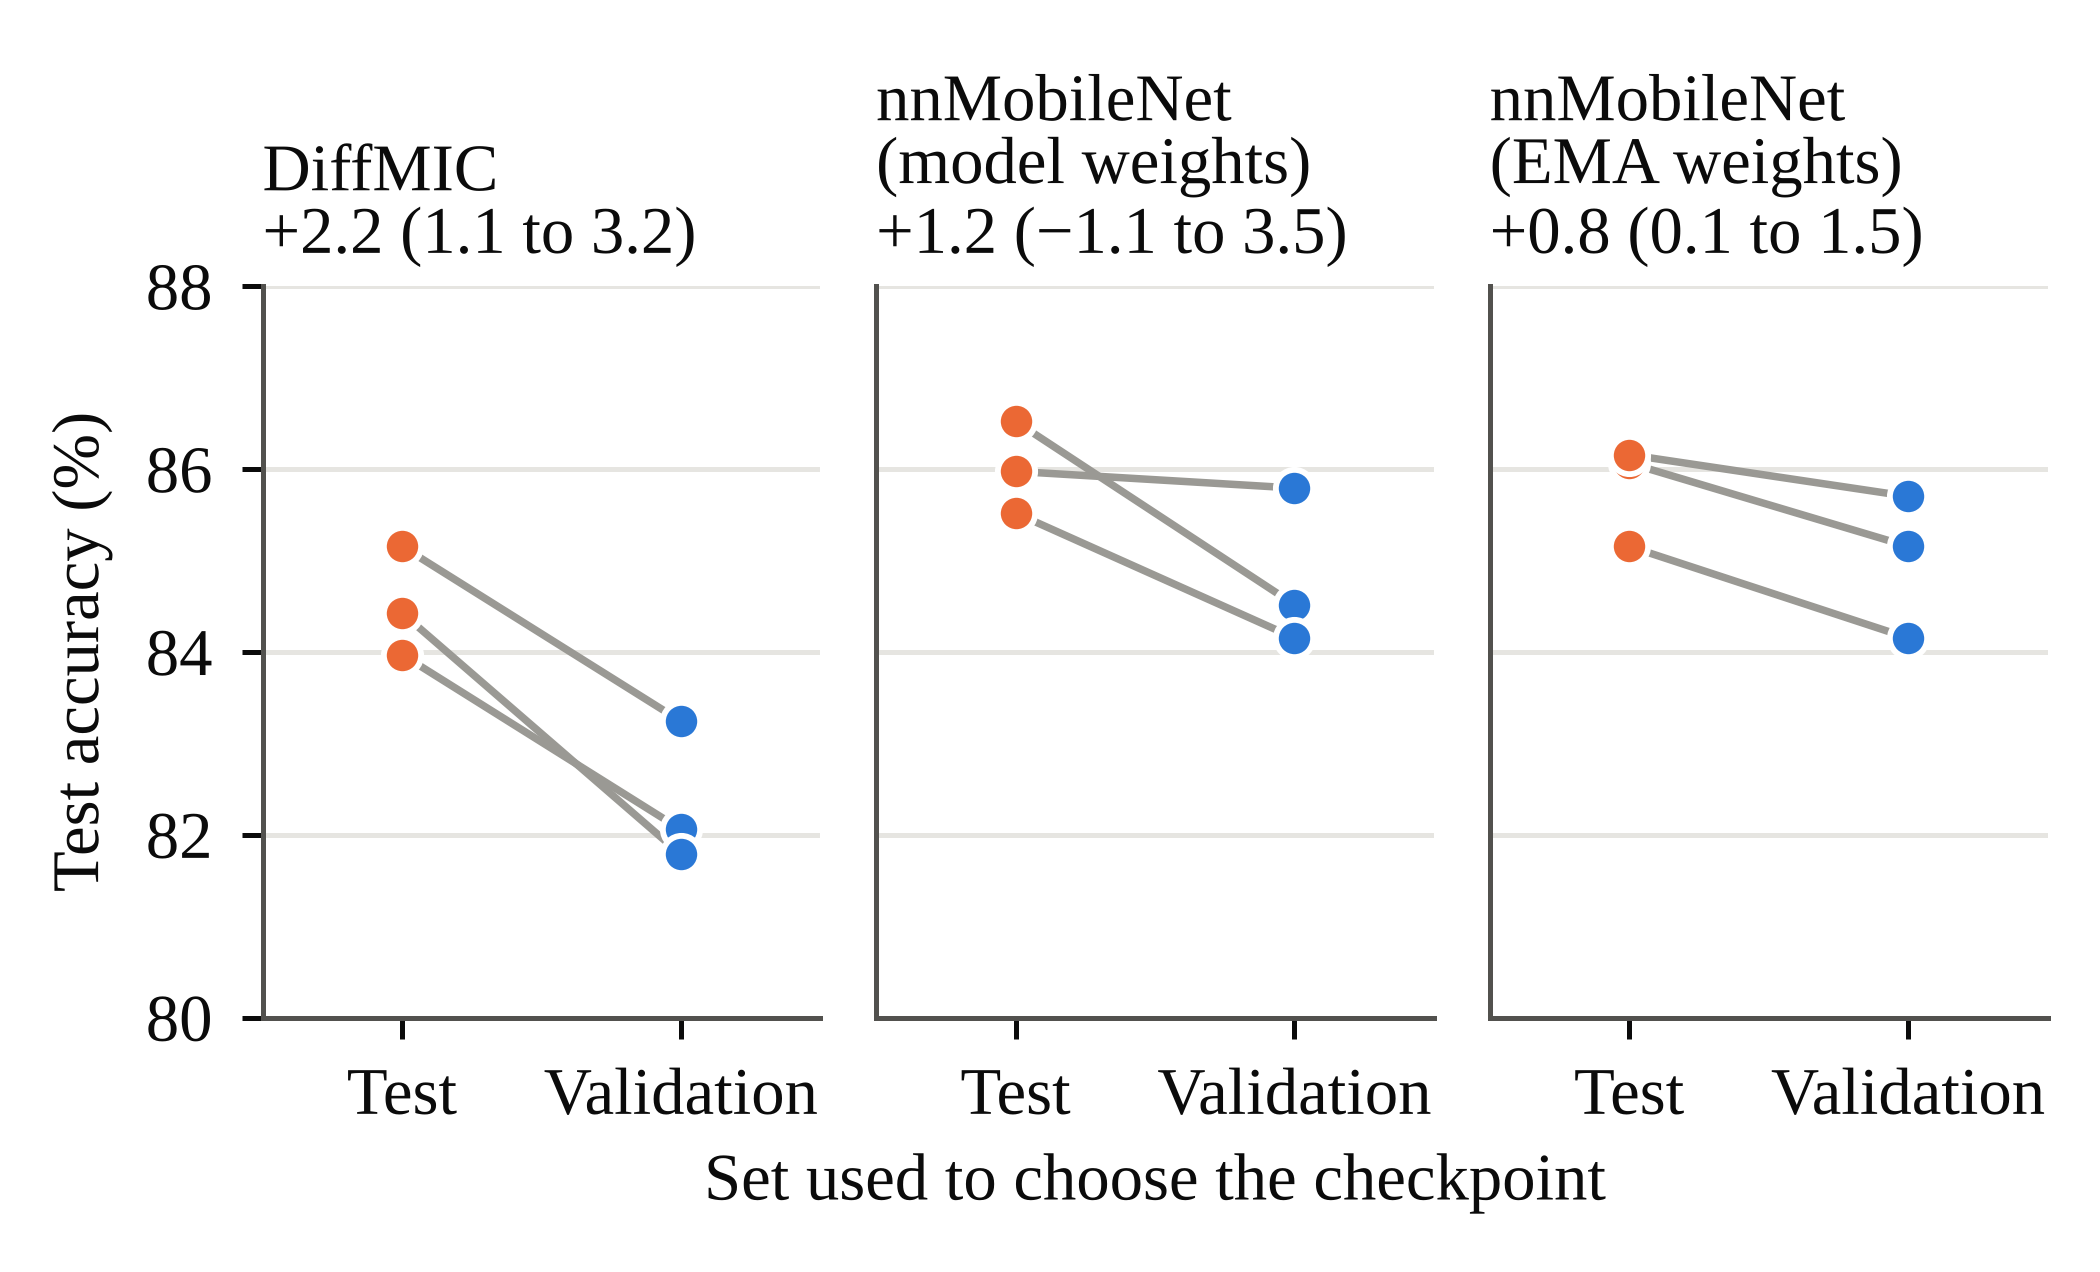

Write the Python code that produced this figure.
"""Fig. 1 of the paper: test accuracy of the checkpoint chosen on the test set (released rule)
and on a held-out validation set, for the same training runs (condition R1, three seeds).

Reads   results/diffmic/phase5_per_run.csv, results/diffmic/phase5_selection_inflation.csv,
        results/nnmobilenet/nnmb_per_run.csv, results/nnmobilenet/nnmb_selection_inflation.csv
Writes  figures/fig1_selection.png (600 dpi) and figures/fig1_selection.pdf

Sized for one IEEE column (3.5 in) with 8 pt Times labels. Run from anywhere:  python figures/fig1_selection.py
"""
from pathlib import Path

import matplotlib
matplotlib.use("Agg")
import matplotlib.pyplot as plt
import numpy as np
import pandas as pd

ROOT = Path(__file__).resolve().parents[1]
OUT = Path(__file__).resolve().parent
dm = pd.read_csv(ROOT / "results/diffmic/phase5_per_run.csv")
nn = pd.read_csv(ROOT / "results/nnmobilenet/nnmb_per_run.csv")
dmS = pd.read_csv(ROOT / "results/diffmic/phase5_selection_inflation.csv")
nnS = pd.read_csv(ROOT / "results/nnmobilenet/nnmb_selection_inflation.csv")

BLUE, ORANGE, INK, MUTED, GRID, GREY = "#2a78d6", "#eb6834", "#0b0b0b", "#52514e", "#e6e5e1", "#9a9994"
plt.rcParams.update({
    "font.family": "serif", "font.serif": ["Times New Roman", "Liberation Serif", "Tinos", "TeX Gyre Termes", "DejaVu Serif"],
    "font.size": 8, "axes.titlesize": 8, "axes.labelsize": 8, "xtick.labelsize": 8, "ytick.labelsize": 8,
    "axes.edgecolor": MUTED, "axes.labelcolor": INK, "xtick.color": INK, "ytick.color": INK, "axes.linewidth": 0.6,
    "xtick.major.width": 0.6, "ytick.major.width": 0.6, "xtick.major.size": 2.5, "ytick.major.size": 2.5,
    "axes.spines.top": False, "axes.spines.right": False, "pdf.fonttype": 42, "ps.fonttype": 42,
})


def pairs(df, weights=None):
    """Test accuracy (%) of the test-selected and the validation-selected checkpoint of each R1 run."""
    d = df[df.run.str.startswith("R1")]
    if weights:
        d = d[d.weights == weights]
    a = d[d.rule.str.startswith("as_released")].set_index("run").acc * 100
    v = d[d.rule == "val_selected"].set_index("run").acc * 100
    return a, v.loc[a.index]


def num(x):
    """One decimal, with a true minus sign."""
    return f"{x:.1f}".replace("-", "−")


panels = [
    ("DiffMIC", *pairs(dm), dmS[dmS.metric == "acc"].iloc[0]),
    ("nnMobileNet\n(model weights)", *pairs(nn, "model"), nnS[(nnS.weights == "model") & (nnS.metric == "acc")].iloc[0]),
    ("nnMobileNet\n(EMA weights)", *pairs(nn, "ema"), nnS[(nnS.weights == "ema") & (nnS.metric == "acc")].iloc[0]),
]

fig, axs = plt.subplots(1, 3, figsize=(3.5, 2.12), sharey=True)
for ax, (name, a, v, s) in zip(axs, panels):
    for r in a.index:
        ax.plot([0, 1], [a[r], v[r]], color=GREY, lw=0.9, zorder=1, solid_capstyle="round")
    ax.scatter(np.zeros(len(a)), a, s=20, color=ORANGE, edgecolor="white", linewidth=0.7, zorder=3)
    ax.scatter(np.ones(len(v)), v, s=20, color=BLUE, edgecolor="white", linewidth=0.7, zorder=3)
    ax.set_xticks([0, 1], ["Test", "Validation"])
    ax.set_xlim(-0.5, 1.5)
    ax.grid(axis="y", color=GRID, lw=0.6)
    ax.set_axisbelow(True)
    diff = f"+{num(s.inflation_mean * 100)} ({num(s.inflation_ci_lo * 100)} to {num(s.inflation_ci_hi * 100)})"
    ax.set_title(f"{name}\n{diff}", loc="left", color=INK, pad=4, linespacing=1.15)
axs[0].set_ylabel("Test accuracy (%)")
axs[0].set_ylim(80, 88)
axs[0].set_yticks([80, 82, 84, 86, 88])
for ax in axs[1:]:
    ax.tick_params(axis="y", length=0)
axs[1].set_xlabel("Set used to choose the checkpoint", labelpad=3)
fig.subplots_adjust(left=0.125, right=0.975, top=0.775, bottom=0.2, wspace=0.1)
fig.savefig(OUT / "fig1_selection.png", dpi=600)
fig.savefig(OUT / "fig1_selection.pdf")
print("wrote", OUT / "fig1_selection.png")
